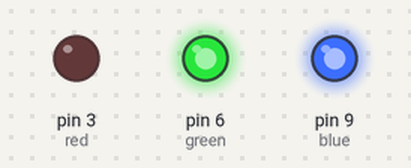
Simulated run of this sketch. Board: Arduino Uno, built with avr-gcc and run on an emulated ATmega328P. Parts: output pins drawn as LEDs (lit = HIGH).

Above: at 0.2 s.
At 1.2 s:
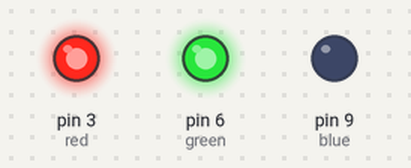
At 1.7 s:
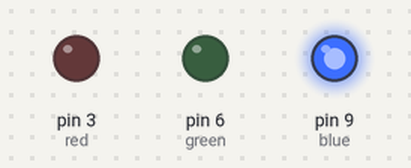
At 3.2 s:
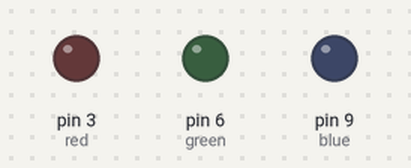
At 5.7 s:
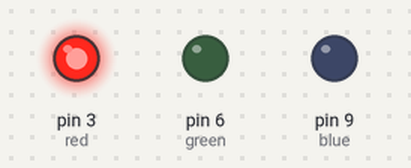
At 7.7 s:
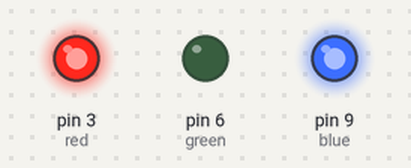
Timing chart, 0 to 8.1 s (numbered marks = the images above):
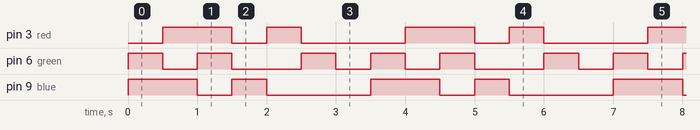

The sketch:

RBG_led.ino
```cpp
int red = 3;
int green = 6;
int blue = 9;
void setup() {
  // put your setup code here, to run once:
  pinMode(red,OUTPUT);
  pinMode(green,OUTPUT);
  pinMode(blue,OUTPUT);
}
void setColor(int r, int g, int b){
  analogWrite(red, 255 - r);
  analogWrite(green, 255 - g);
  analogWrite(blue, 255 - b);
}
void loop() {
  // put your main code here, to run repeatedly:
  setColor(255, 0, 0);
  delay(500);
  setColor(0, 255, 0);
  delay(500);
  setColor(0, 0, 255);
  delay(500);
  setColor(255, 255, 0);
  delay(500);
  setColor(0, 255, 255);
  delay(500);
  setColor(255, 0, 255);
  delay(500);
  setColor(255, 255, 255);
  delay(500);
}
```

Measured:
- by itself, pin 3 (red), pin 9 (blue): repeats every 3.5 s: LOW 0.50 s, HIGH 0.50 s, LOW 1.5 s, HIGH 1.0 s
- by itself, pin 6 (green): repeats every 3.5 s: LOW 0.50 s, HIGH 0.50 s, LOW 1.0 s, HIGH 0.50 s, LOW 0.50 s, HIGH 0.50 s
- by itself, everything shown: repeats every 3.5 s, in 7 steps
